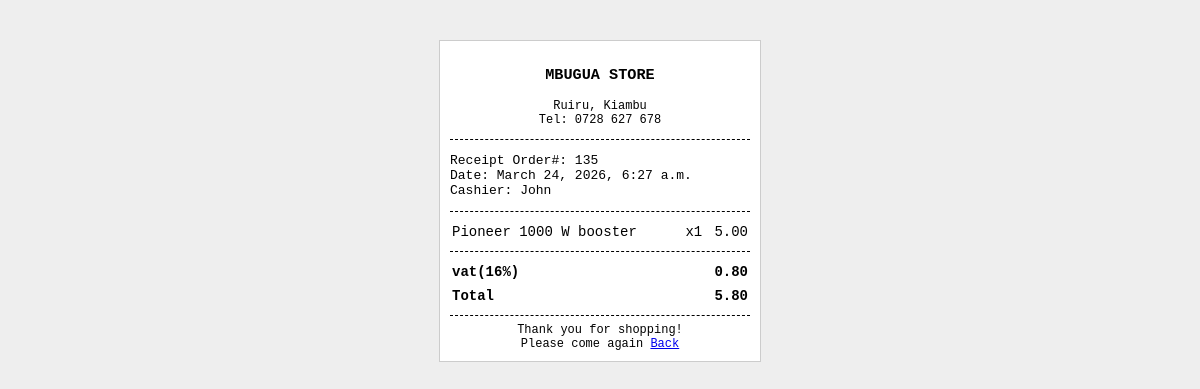
The page /receipt on the database its author committed.
### demoapp/models.py (models this page shows)
class Order(models.Model):
    PAYMENT_STATUS_CHOICES = [
        ('pending', 'Pending'),
        ('paid', 'Paid'),
        ('failed', 'Failed'),
        ('refunded', 'Refunded'),
    ]
    DELIVERY_STATUS_CHOICES = [
        ('pending', 'Pending'),
        ('processing', 'Processing'),
        ('shipped', 'Shipped'),
        ('delivered', 'Delivered'),
        ('cancelled', 'Cancelled'),
    ]
    user = models.ForeignKey(User, on_delete=models.SET_NULL, null=True, blank=True)
    first_name = models.CharField(max_length=100,blank=True, null=True)
    last_name = models.CharField(max_length=100,blank=True, null=True)
    email = models.EmailField(blank=True, null=True)
    phone = models.CharField(max_length=20,blank=True, null=True)
    country = models.CharField(max_length=100,blank=True, null=True)
    address = models.CharField(max_length=255,blank=True, null=True)
    city = models.CharField(max_length=100,blank=True, null=True)
    state = models.CharField(max_length=100,blank=True, null=True)
    zip_code = models.CharField(max_length=20,blank=True, null=True)
    subtotal = models.DecimalField(max_digits=10, decimal_places=2)
    total = models.DecimalField(max_digits=10, decimal_places=2)
    payment_method = models.CharField(max_length=20)
    is_paid = models.BooleanField(default=False)
    delivery_fee = models.DecimalField(max_digits=10, decimal_places=2, default=0,blank=True, null=True)
    vat = models.DecimalField(max_digits=10, decimal_places=2)
    payment_status = models.CharField(
        max_length=20,
        choices=PAYMENT_STATUS_CHOICES,
        default='pending',
        blank=True, null=True
    )
    delivery_status = models.CharField(
        max_length=20,
        choices=DELIVERY_STATUS_CHOICES,
        default='pending',
        blank=True, null=True
    )
    delivery_agent = models.ForeignKey(
        DeliveryAgent,
        on_delete=models.SET_NULL,
        null=True,
        blank=True
    )
    stock_restored = models.BooleanField(default=False)
    payment_reference = models.CharField(max_length=100, null=True, blank=True)
    payment_date = models.DateTimeField(null=True, blank=True)
    checkout_request_id = models.CharField(max_length=100, null=True, blank=True)
    is_pos = models.BooleanField(default=False)
    created_at = models.DateTimeField(auto_now_add=True)

class OrderItem(models.Model):
    order = models.ForeignKey(Order, on_delete=models.CASCADE, related_name="items")
    product = models.ForeignKey(Product, on_delete=models.SET_NULL, null=True)
    price = models.DecimalField(max_digits=10, decimal_places=2)
    cost_price = models.DecimalField(max_digits=10, decimal_places=2, default=0)
    quantity = models.PositiveIntegerField()

class Product(models.Model):
    category = models.ForeignKey(Category, on_delete=models.CASCADE, related_name="products")
    name = models.CharField(max_length=200)
    description = models.TextField()
    price = models.DecimalField(max_digits=10, decimal_places=2)
    cost_price = models.DecimalField(
                    max_digits=10,
                    decimal_places=2,
                    default=0
                )
    image = models.ImageField(upload_to="product/")
    weight = models.DecimalField(max_digits=5, decimal_places=2, help_text="Weight in kg")
    stock = models.PositiveIntegerField(default=0)
    available = models.BooleanField(default=True)
    created_at = models.DateTimeField(auto_now_add=True)

### demoapp/views.py (the view)
# urls.py: path("receipt",views.receipt,name="receipt"),
def receipt(request):
    order = Order.objects.order_by("-created_at").first()
    context = {
        "order": order
    }
    return render(request,'receipt.html',context)

### demoapp/context_processors.py (called while the page is built)
def product_list(request):
    return {
        "product_list": Product.objects.all()
    }

def favorite_count(request):
    count = 0
    if request.user.is_authenticated:
        count = Favorite.objects.filter(user=request.user).count()
    return {
        "favorite_count": count
    }

def cart_total(request):
    cart = request.session.get('cart', {})
    subtotal = 0
    cart_count = 0
    for item in cart.values():
        subtotal += Decimal(item['price']) * item['quantity']
        cart_count += item['quantity']
    return {
        "subtotal": subtotal,
        "cart_count": cart_count
    }

### templates/receipt.html (shortened to what this page needs)
<!DOCTYPE html>
<html>
<head>
</head>
<body>
    <div class="receipt">
        <div class="center">
            <h3>MBUGUA STORE</h3>
            <p class="small">
                Ruiru, Kiambu<br>
                Tel: 0728 627 678
            </p>
        </div>
        <hr>
        <p>
            Receipt Order#: {{ order.id }}<br>
            Date: {{ order.created_at }}<br>
            Cashier: John
        </p>
        <hr>
        <table>
            {% for item in order.items.all %}
            <tr>
                <td>{{ item.product.name }}</td>
                <td align="center">x{{ item.quantity }}</td>
                <td align="right">{{ item.price }}</td>
            </tr>
            {% endfor %}
        </table>
        <hr>
        <table>
            <tr class="total">
                <td>vat(16%)</td>
                <td align="right">{{ order.vat }}</td>
            </tr>
            <tr class="total">
                <td>Total</td>
                <td align="right">{{ order.total }}</td>
            </tr>
        </table>
        <hr>
        <div class="center small">
            Thank you for shopping!<br>
            Please come again
            <a href="{% url 'pos' %}">Back</a>
        </div>
    </div>
</body>
</html>

### templates/receipt.html (style rules this page uses)
body { font-family: monospace; background: #eee; }
.receipt { width: 300px; background: white; margin: 40px auto; padding: 10px; border: 1px solid #ccc; }
.center { text-align: center; }
hr { border: none; border-top: 1px dashed black; }
table { width: 100%; font-size: 14px; }
td { padding: 3px 0; }
.total { font-weight: bold; }
.small { font-size: 12px; }

### rows shown on the page
Order: id "135", created_at "March 24, 2026, 6:27 a.m.", vat "0.80", total "5.80"
OrderItem: product.name "Pioneer 1000 W booster", quantity "1", price "5.00"
